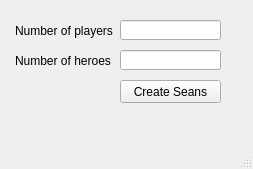
<?xml version="1.0" encoding="UTF-8"?>
<ui version="4.0">
 <class>CreateSeans</class>
 <widget class="QMainWindow" name="CreateSeans">
  <property name="enabled">
   <bool>true</bool>
  </property>
  <property name="geometry">
   <rect>
    <x>0</x>
    <y>0</y>
    <width>253</width>
    <height>169</height>
   </rect>
  </property>
  <property name="mouseTracking">
   <bool>false</bool>
  </property>
  <property name="windowTitle">
   <string>Create Seans</string>
  </property>
  <widget class="QWidget" name="centralwidget">
   <widget class="QLineEdit" name="lineEdit">
    <property name="geometry">
     <rect>
      <x>120</x>
      <y>20</y>
      <width>101</width>
      <height>20</height>
     </rect>
    </property>
    <property name="autoFillBackground">
     <bool>false</bool>
    </property>
    <property name="maxLength">
     <number>2</number>
    </property>
    <property name="clearButtonEnabled">
     <bool>false</bool>
    </property>
   </widget>
   <widget class="QLabel" name="label">
    <property name="geometry">
     <rect>
      <x>15</x>
      <y>20</y>
      <width>101</width>
      <height>21</height>
     </rect>
    </property>
    <property name="text">
     <string>Number of players</string>
    </property>
   </widget>
   <widget class="QLabel" name="label_2">
    <property name="enabled">
     <bool>true</bool>
    </property>
    <property name="geometry">
     <rect>
      <x>15</x>
      <y>50</y>
      <width>101</width>
      <height>21</height>
     </rect>
    </property>
    <property name="text">
     <string>Number of heroes</string>
    </property>
   </widget>
   <widget class="QLineEdit" name="lineEdit_2">
    <property name="geometry">
     <rect>
      <x>120</x>
      <y>50</y>
      <width>101</width>
      <height>20</height>
     </rect>
    </property>
    <property name="autoFillBackground">
     <bool>false</bool>
    </property>
    <property name="maxLength">
     <number>2</number>
    </property>
    <property name="clearButtonEnabled">
     <bool>false</bool>
    </property>
   </widget>
   <widget class="QPushButton" name="pushButton">
    <property name="geometry">
     <rect>
      <x>120</x>
      <y>80</y>
      <width>101</width>
      <height>23</height>
     </rect>
    </property>
    <property name="text">
     <string>Create Seans</string>
    </property>
   </widget>
  </widget>
  <widget class="QMenuBar" name="menubar">
   <property name="geometry">
    <rect>
     <x>0</x>
     <y>0</y>
     <width>253</width>
     <height>21</height>
    </rect>
   </property>
  </widget>
  <widget class="QStatusBar" name="statusbar"/>
 </widget>
 <resources/>
 <connections/>
</ui>
